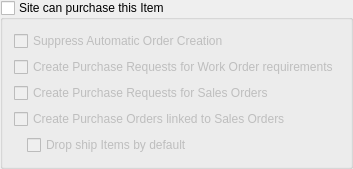
    <widget class="QGroupBox" name="_poSupply">
     <property name="focusPolicy">
      <enum>Qt::TabFocus</enum>
     </property>
     <property name="title">
      <string>Site can purchase this Item</string>
     </property>
     <property name="checkable">
      <bool>true</bool>
     </property>
     <property name="checked">
      <bool>false</bool>
     </property>
     <layout class="QGridLayout" name="gridLayout_9">
      <item row="0" column="0">
       <layout class="QVBoxLayout" name="verticalLayout_6">
        <item>
         <layout class="QVBoxLayout" name="verticalLayout_5">
          <item>
           <widget class="QCheckBox" name="_noAutoOrd">
            <property name="text">
             <string>Suppress Automatic Order Creation</string>
            </property>
           </widget>
          </item>
          <item>
           <widget class="QCheckBox" name="_createPr">
            <property name="text">
             <string>Create Purchase Requests for Work Order requirements</string>
            </property>
           </widget>
          </item>
          <item>
           <widget class="QCheckBox" name="_createSoPr">
            <property name="text">
             <string>Create Purchase Requests for Sales Orders</string>
            </property>
           </widget>
          </item>
          <item>
           <widget class="QCheckBox" name="_createPo">
            <property name="text">
             <string>Create Purchase Orders linked to Sales Orders</string>
            </property>
           </widget>
          </item>
          <item>
           <layout class="QHBoxLayout" name="horizontalLayout_3">
            <item>
             <spacer name="horizontalSpacer_8">
              <property name="orientation">
               <enum>Qt::Horizontal</enum>
              </property>
              <property name="sizeType">
               <enum>QSizePolicy::Fixed</enum>
              </property>
              <property name="sizeHint" stdset="0">
               <size>
                <width>13</width>
                <height>13</height>
               </size>
              </property>
             </spacer>
            </item>
            <item>
             <widget class="QCheckBox" name="_dropShip">
              <property name="text">
               <string>Drop ship Items by default</string>
              </property>
             </widget>
            </item>
           </layout>
          </item>
         </layout>
        </item>
        <item>
         <spacer name="verticalSpacer_3">
          <property name="orientation">
           <enum>Qt::Vertical</enum>
          </property>
          <property name="sizeHint" stdset="0">
           <size>
            <width>20</width>
            <height>0</height>
           </size>
          </property>
         </spacer>
        </item>
       </layout>
      </item>
     </layout>
    </widget>
